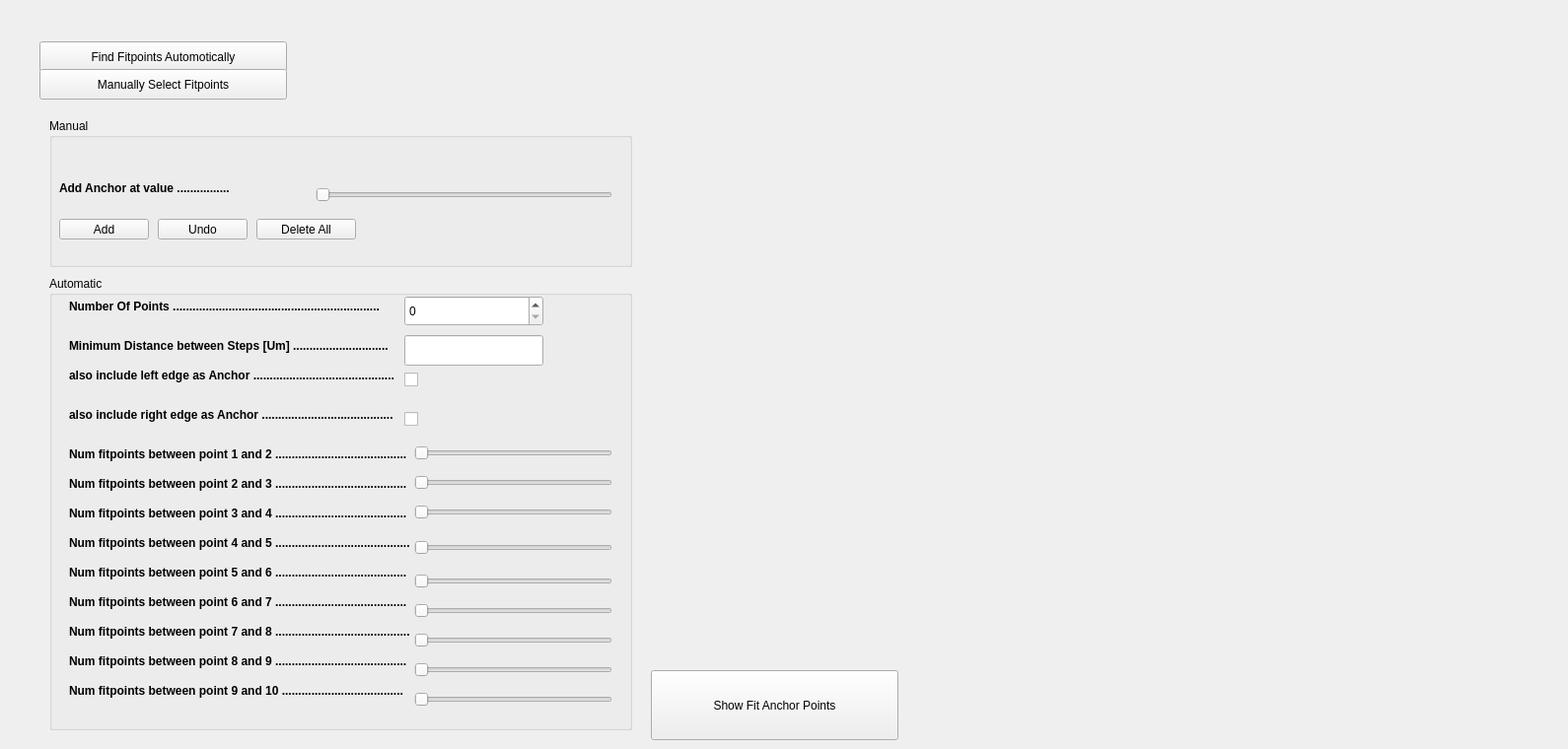
    <widget class="QWidget" name="Fitpoints_tab">
     <attribute name="title">
      <string>Fitpoints</string>
     </attribute>
     <widget class="QPushButton" name="Find_fitpoints_Automatically_pushButton">
      <property name="geometry">
       <rect>
        <x>40</x>
        <y>42</y>
        <width>251</width>
        <height>31</height>
       </rect>
      </property>
      <property name="text">
       <string>Find Fitpoints Automotically</string>
      </property>
     </widget>
     <widget class="QPushButton" name="Manually_select_fitpoints_pushButton">
      <property name="geometry">
       <rect>
        <x>40</x>
        <y>70</y>
        <width>251</width>
        <height>31</height>
       </rect>
      </property>
      <property name="text">
       <string>Manually Select Fitpoints</string>
      </property>
     </widget>
     <widget class="QWidget" name="verticalLayoutWidget_9">
      <property name="geometry">
       <rect>
        <x>660</x>
        <y>60</y>
        <width>451</width>
        <height>291</height>
       </rect>
      </property>
      <layout class="QVBoxLayout" name="fit_overlay_verticalLayout"/>
     </widget>
     <widget class="QWidget" name="verticalLayoutWidget_10">
      <property name="geometry">
       <rect>
        <x>1130</x>
        <y>60</y>
        <width>451</width>
        <height>291</height>
       </rect>
      </property>
      <layout class="QVBoxLayout" name="fit_overlay2_verticalLayout"/>
     </widget>
     <widget class="QWidget" name="verticalLayoutWidget_11">
      <property name="geometry">
       <rect>
        <x>660</x>
        <y>370</y>
        <width>451</width>
        <height>291</height>
       </rect>
      </property>
      <layout class="QVBoxLayout" name="fit_cal_curve_verticalLayout"/>
     </widget>
     <widget class="QPushButton" name="Fit_go_pushButton">
      <property name="geometry">
       <rect>
        <x>660</x>
        <y>680</y>
        <width>251</width>
        <height>71</height>
       </rect>
      </property>
      <property name="text">
       <string>Show Fit Anchor Points</string>
      </property>
     </widget>
     <widget class="QGroupBox" name="groupBox">
      <property name="enabled">
       <bool>true</bool>
      </property>
      <property name="geometry">
       <rect>
        <x>50</x>
        <y>120</y>
        <width>591</width>
        <height>151</height>
       </rect>
      </property>
      <property name="title">
       <string>Manual</string>
      </property>
      <property name="checkable">
       <bool>false</bool>
      </property>
      <widget class="QPushButton" name="Delete_all_pushButton">
       <property name="geometry">
        <rect>
         <x>210</x>
         <y>102</y>
         <width>101</width>
         <height>21</height>
        </rect>
       </property>
       <property name="text">
        <string>Delete All</string>
       </property>
      </widget>
      <widget class="QLabel" name="Add_anchor_at_Value_label">
       <property name="geometry">
        <rect>
         <x>10</x>
         <y>60</y>
         <width>261</width>
         <height>21</height>
        </rect>
       </property>
       <property name="font">
        <font>
         <weight>75</weight>
         <bold>true</bold>
        </font>
       </property>
       <property name="text">
        <string>Add Anchor at value ................</string>
       </property>
      </widget>
      <widget class="QPushButton" name="Add_pushButton">
       <property name="geometry">
        <rect>
         <x>10</x>
         <y>102</y>
         <width>91</width>
         <height>21</height>
        </rect>
       </property>
       <property name="text">
        <string>Add</string>
       </property>
      </widget>
      <widget class="QPushButton" name="Undo_pushButton">
       <property name="geometry">
        <rect>
         <x>110</x>
         <y>102</y>
         <width>91</width>
         <height>21</height>
        </rect>
       </property>
       <property name="text">
        <string>Undo</string>
       </property>
      </widget>
      <widget class="QSlider" name="addachoratvalue_horizontalSlider">
       <property name="geometry">
        <rect>
         <x>270</x>
         <y>70</y>
         <width>301</width>
         <height>16</height>
        </rect>
       </property>
       <property name="orientation">
        <enum>Qt::Horizontal</enum>
       </property>
      </widget>
     </widget>
     <widget class="QGroupBox" name="groupBox_2">
      <property name="geometry">
       <rect>
        <x>50</x>
        <y>280</y>
        <width>591</width>
        <height>461</height>
       </rect>
      </property>
      <property name="font">
       <font>
        <weight>50</weight>
        <bold>false</bold>
        <underline>false</underline>
       </font>
      </property>
      <property name="title">
       <string>Automatic</string>
      </property>
      <widget class="QSpinBox" name="Nbr_of_points_spinBox">
       <property name="geometry">
        <rect>
         <x>360</x>
         <y>20</y>
         <width>141</width>
         <height>31</height>
        </rect>
       </property>
      </widget>
      <widget class="QLabel" name="include_left_edge_as_anchor_label">
       <property name="geometry">
        <rect>
         <x>20</x>
         <y>90</y>
         <width>411</width>
         <height>21</height>
        </rect>
       </property>
       <property name="font">
        <font>
         <weight>75</weight>
         <bold>true</bold>
         <underline>false</underline>
        </font>
       </property>
       <property name="text">
        <string>also include left edge as Anchor ...........................................</string>
       </property>
      </widget>
      <widget class="QLabel" name="label_8_and_9">
       <property name="geometry">
        <rect>
         <x>20</x>
         <y>380</y>
         <width>411</width>
         <height>21</height>
        </rect>
       </property>
       <property name="font">
        <font>
         <weight>75</weight>
         <bold>true</bold>
         <underline>false</underline>
        </font>
       </property>
       <property name="text">
        <string>Num fitpoints between point 8 and 9 ........................................</string>
       </property>
      </widget>
      <widget class="QSlider" name="Num_fitpoints_between_point_2and3_slider">
       <property name="geometry">
        <rect>
         <x>370</x>
         <y>200</y>
         <width>201</width>
         <height>20</height>
        </rect>
       </property>
       <property name="orientation">
        <enum>Qt::Horizontal</enum>
       </property>
      </widget>
      <widget class="QSlider" name="Num_fitpoints_between_point_8and9_slider">
       <property name="geometry">
        <rect>
         <x>370</x>
         <y>390</y>
         <width>201</width>
         <height>20</height>
        </rect>
       </property>
       <property name="orientation">
        <enum>Qt::Horizontal</enum>
       </property>
      </widget>
      <widget class="QSlider" name="Num_fitpoints_between_point_3and4_slider">
       <property name="geometry">
        <rect>
         <x>370</x>
         <y>230</y>
         <width>201</width>
         <height>20</height>
        </rect>
       </property>
       <property name="orientation">
        <enum>Qt::Horizontal</enum>
       </property>
      </widget>
      <widget class="QLabel" name="label_6_and_7">
       <property name="geometry">
        <rect>
         <x>20</x>
         <y>320</y>
         <width>411</width>
         <height>21</height>
        </rect>
       </property>
       <property name="font">
        <font>
         <weight>75</weight>
         <bold>true</bold>
         <underline>false</underline>
        </font>
       </property>
       <property name="text">
        <string>Num fitpoints between point 6 and 7 ........................................</string>
       </property>
      </widget>
      <widget class="QSlider" name="Num_fitpoints_between_point_1and2_slider">
       <property name="geometry">
        <rect>
         <x>370</x>
         <y>170</y>
         <width>201</width>
         <height>20</height>
        </rect>
       </property>
       <property name="orientation">
        <enum>Qt::Horizontal</enum>
       </property>
      </widget>
      <widget class="QCheckBox" name="include_right_edge_as_anchor_checkBox">
       <property name="geometry">
        <rect>
         <x>360</x>
         <y>130</y>
         <width>21</width>
         <height>31</height>
        </rect>
       </property>
       <property name="text">
        <string/>
       </property>
      </widget>
      <widget class="QLabel" name="Min_distance_between_steps_label">
       <property name="geometry">
        <rect>
         <x>20</x>
         <y>60</y>
         <width>411</width>
         <height>21</height>
        </rect>
       </property>
       <property name="font">
        <font>
         <weight>75</weight>
         <bold>true</bold>
         <underline>false</underline>
        </font>
       </property>
       <property name="text">
        <string>Minimum Distance between Steps [Um] .............................</string>
       </property>
      </widget>
      <widget class="QLabel" name="label_7_and_8">
       <property name="geometry">
        <rect>
         <x>20</x>
         <y>350</y>
         <width>411</width>
         <height>21</height>
        </rect>
       </property>
       <property name="font">
        <font>
         <weight>75</weight>
         <bold>true</bold>
         <underline>false</underline>
        </font>
       </property>
       <property name="text">
        <string>Num fitpoints between point 7 and 8 .........................................</string>
       </property>
      </widget>
      <widget class="QLabel" name="label_3_and_4">
       <property name="geometry">
        <rect>
         <x>20</x>
         <y>230</y>
         <width>411</width>
         <height>21</height>
        </rect>
       </property>
       <property name="font">
        <font>
         <weight>75</weight>
         <bold>true</bold>
         <underline>false</underline>
        </font>
       </property>
       <property name="text">
        <string>Num fitpoints between point 3 and 4 ........................................</string>
       </property>
      </widget>
      <widget class="QCheckBox" name="include_left_edge_as_anchor_checkBox">
       <property name="geometry">
        <rect>
         <x>360</x>
         <y>90</y>
         <width>20</width>
         <height>31</height>
        </rect>
       </property>
       <property name="text">
        <string/>
       </property>
      </widget>
      <widget class="QLabel" name="label_1_and_2">
       <property name="geometry">
        <rect>
         <x>20</x>
         <y>170</y>
         <width>411</width>
         <height>21</height>
        </rect>
       </property>
       <property name="font">
        <font>
         <weight>75</weight>
         <bold>true</bold>
         <underline>false</underline>
        </font>
       </property>
       <property name="text">
        <string>Num fitpoints between point 1 and 2 ........................................</string>
       </property>
      </widget>
      <widget class="QSlider" name="Num_fitpoints_between_point_7and8_slider">
       <property name="geometry">
        <rect>
         <x>370</x>
         <y>360</y>
         <width>201</width>
         <height>20</height>
        </rect>
       </property>
       <property name="orientation">
        <enum>Qt::Horizontal</enum>
       </property>
      </widget>
      <widget class="QLabel" name="include_right_edge_as_anchor_label">
       <property name="geometry">
        <rect>
         <x>20</x>
         <y>130</y>
         <width>411</width>
         <height>21</height>
        </rect>
       </property>
       <property name="font">
        <font>
         <weight>75</weight>
         <bold>true</bold>
         <underline>false</underline>
        </font>
       </property>
       <property name="text">
        <string>also include right edge as Anchor ........................................</string>
       </property>
      </widget>
      <widget class="QLabel" name="label_5_and_6">
       <property name="geometry">
        <rect>
         <x>20</x>
         <y>290</y>
         <width>411</width>
         <height>21</height>
        </rect>
       </property>
       <property name="font">
        <font>
         <weight>75</weight>
         <bold>true</bold>
         <underline>false</underline>
        </font>
       </property>
       <property name="text">
        <string>Num fitpoints between point 5 and 6 ........................................</string>
       </property>
      </widget>
      <widget class="QSlider" name="Num_fitpoints_between_point_5and6_slider">
       <property name="geometry">
        <rect>
         <x>370</x>
         <y>300</y>
         <width>201</width>
         <height>20</height>
        </rect>
       </property>
       <property name="orientation">
        <enum>Qt::Horizontal</enum>
       </property>
      </widget>
      <widget class="QLabel" name="label_2_and_3">
       <property name="geometry">
        <rect>
         <x>20</x>
         <y>200</y>
         <width>411</width>
         <height>21</height>
        </rect>
       </property>
       <property name="font">
        <font>
         <weight>75</weight>
         <bold>true</bold>
         <underline>false</underline>
        </font>
       </property>
       <property name="text">
        <string>Num fitpoints between point 2 and 3 ........................................</string>
       </property>
      </widget>
      <widget class="QSlider" name="Num_fitpoints_between_point_9and10_slider">
       <property name="geometry">
        <rect>
         <x>370</x>
         <y>420</y>
         <width>201</width>
         <height>20</height>
        </rect>
       </property>
       <property name="orientation">
        <enum>Qt::Horizontal</enum>
       </property>
      </widget>
      <widget class="QSlider" name="Num_fitpoints_between_point_4and5_slider">
       <property name="geometry">
        <rect>
         <x>370</x>
         <y>266</y>
         <width>201</width>
         <height>20</height>
        </rect>
       </property>
       <property name="orientation">
        <enum>Qt::Horizontal</enum>
       </property>
      </widget>
      <widget class="QSlider" name="Num_fitpoints_between_point_6and7_slider">
       <property name="geometry">
        <rect>
         <x>370</x>
         <y>330</y>
         <width>201</width>
         <height>20</height>
        </rect>
       </property>
       <property name="orientation">
        <enum>Qt::Horizontal</enum>
       </property>
      </widget>
      <widget class="QLabel" name="label_4_and_5">
       <property name="geometry">
        <rect>
         <x>20</x>
         <y>260</y>
         <width>411</width>
         <height>21</height>
        </rect>
       </property>
       <property name="font">
        <font>
         <weight>75</weight>
         <bold>true</bold>
         <underline>false</underline>
        </font>
       </property>
       <property name="text">
        <string>Num fitpoints between point 4 and 5 .........................................</string>
       </property>
      </widget>
      <widget class="QLabel" name="label_9_and_10">
       <property name="geometry">
        <rect>
         <x>20</x>
         <y>410</y>
         <width>411</width>
         <height>21</height>
        </rect>
       </property>
       <property name="font">
        <font>
         <weight>75</weight>
         <bold>true</bold>
         <underline>false</underline>
        </font>
       </property>
       <property name="text">
        <string>Num fitpoints between point 9 and 10 .....................................</string>
       </property>
      </widget>
      <widget class="QLineEdit" name="Min_distance_between_steps_lineEdit">
       <property name="geometry">
        <rect>
         <x>360</x>
         <y>60</y>
         <width>141</width>
         <height>31</height>
        </rect>
       </property>
      </widget>
      <widget class="QLabel" name="Nbr_of_point_label">
       <property name="geometry">
        <rect>
         <x>20</x>
         <y>20</y>
         <width>341</width>
         <height>21</height>
        </rect>
       </property>
       <property name="font">
        <font>
         <weight>75</weight>
         <bold>true</bold>
         <underline>false</underline>
        </font>
       </property>
       <property name="text">
        <string>Number Of Points ...............................................................</string>
       </property>
      </widget>
     </widget>
    </widget>
